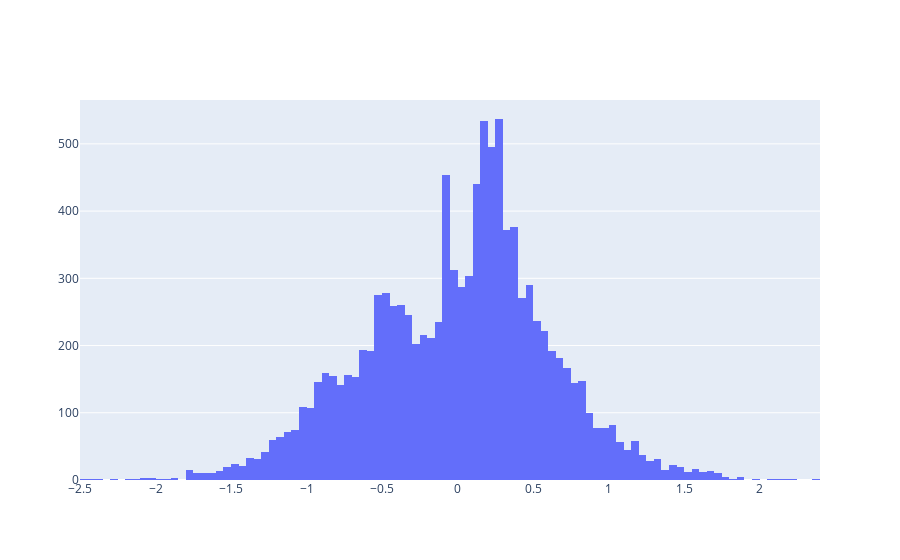

The code cell stored with this chart in its notebook:
### Code cell
fig = Go.Figure(data=Go.Histogram(x=errors))
fig.show()

### Figure 1 — Plotly figure (JSON) as saved in the notebook; plotly's stock layout.template omitted (floating-point values rounded to 4 significant figures; data arrays with more than 128 entries replaced by an {"elided": "..."} marker saying what was removed)
{"data": [{"type": "histogram", "x": {"elided": "10904 float values"}}], "layout": {}}
